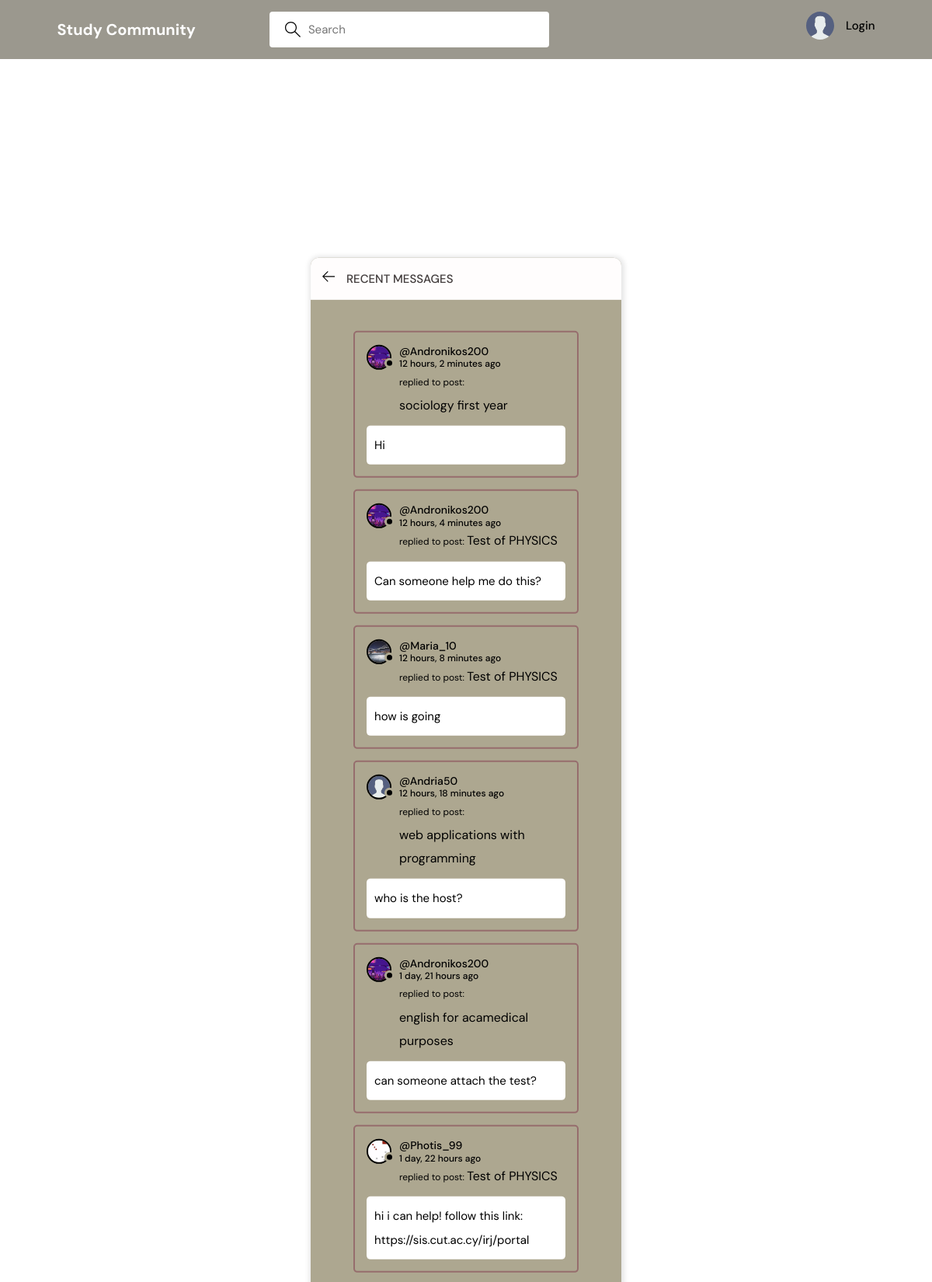
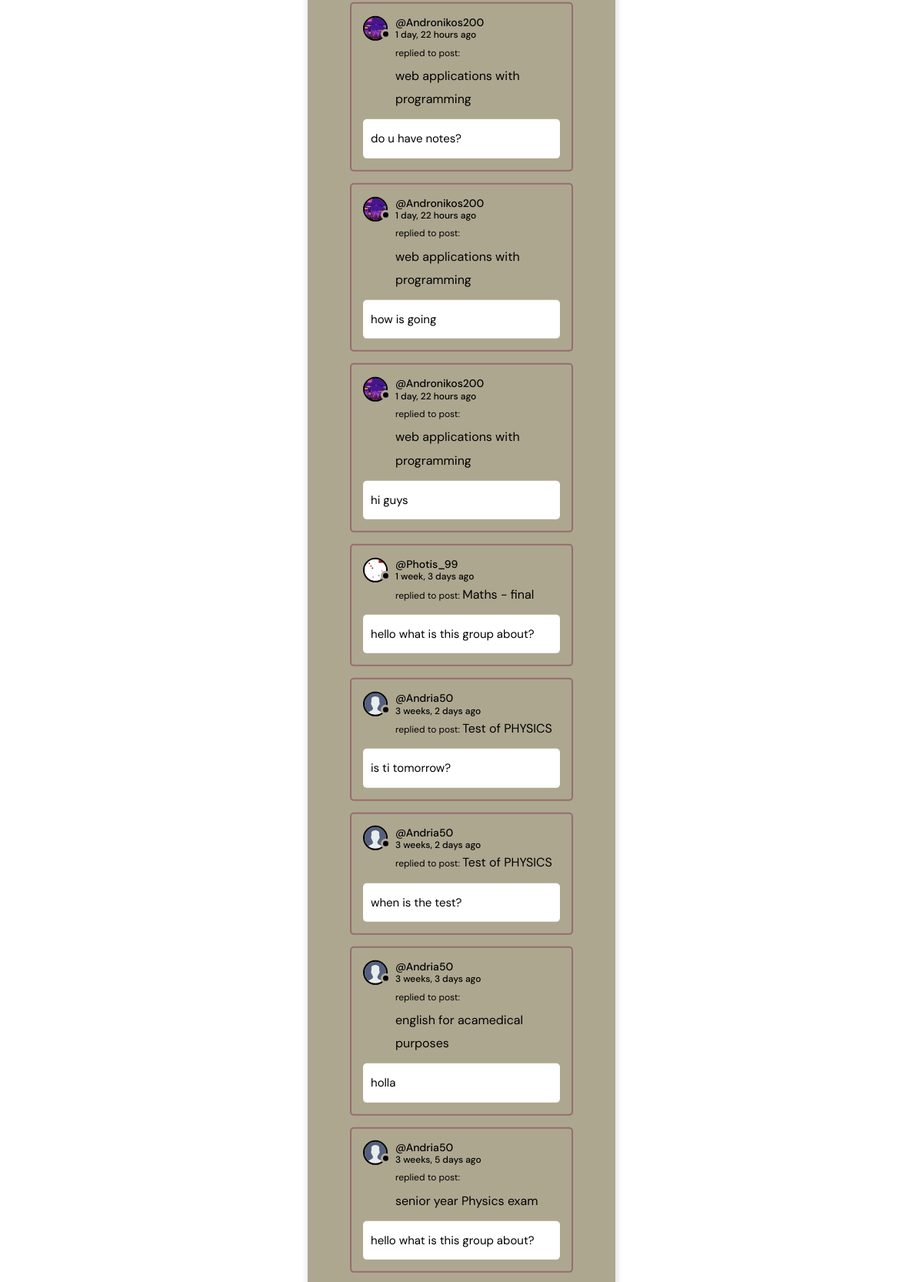
The page /activity/ (upper part) on the database its author committed (2 pictures, top to bottom).
### app/models.py (models this page shows, shortened)
class Message(models.Model):
    user = models.ForeignKey(User, on_delete=models.CASCADE)
    room = models.ForeignKey(Room, on_delete=models.CASCADE)
    body = models.TextField()
    updated = models.DateTimeField(auto_now=True)
    created = models.DateTimeField(auto_now_add=True)
    class Meta:
        ordering = ['-updated', '-created']

class User(AbstractUser):
    name = models.CharField(max_length=200, null=True)
    email = models.EmailField(unique=True, null=True)
    bio = models.TextField(null=True)
    avatar = models.ImageField(null=True, default="avatar.png")
    USERNAME_FIELD = 'username'
    REQUIRED_FIELDS = []

class Room(models.Model):
    host = models.ForeignKey(User, on_delete=models.SET_NULL, null=True)
    topic = models.ForeignKey(Topic, on_delete=models.SET_NULL, null=True)
    name = models.CharField(max_length=200)
    description = models.TextField(null=True, blank=True)
    participants = models.ManyToManyField(
        User, related_name='participants', blank=True)
    updated = models.DateTimeField(auto_now=True)
    created = models.DateTimeField(auto_now_add=True)
    class Meta:
        ordering = ['-updated', '-created']
    def __str__(self):
        return self.name

### app/views.py (the view)
# urls.py: path('activity/', views.activityPage, name="activity"),
def activityPage(request):
    room_messages = Message.objects.all()
    return render(request, 'app/activity.html', {'room_messages': room_messages})

### app/templates/app/activity.html (shortened to what this page needs)
{% extends 'main.html' %}
{% block content %}
<main class="layout">
  <div class="container">
    <div class="layout__box">
      <div class="layout__boxHeader">
        <div class="layout__boxTitle">
          <a href="{% url 'home' %}">
            <svg version="1.1"   width="32" height="32" viewBox="0 0 32 32">
              <title>arrow-left</title>
              <path
                d="M13.723 2.286l-13.723 13.714 13.719 13.714 1.616-1.611-10.96-10.96h27.625v-2.286h-27.625l10.965-10.965-1.616-1.607z">
              </path>
              </path>
            </svg>
          </a>
          <h3>Recent Messages</h3>
        </div>
      </div>
      <div class="activities-page layout__body">
        {% for message in room_messages %}
        <div class="activities__box">
          <div class="activities__boxHeader roomListRoom__header">
            <a href="{% url 'user-profile' message.user.id %}" class="roomListRoom__author">
              <div class="avatar avatar--small">
                <img src="{{message.user.avatar.url}}" />
              </div>
              <p>
                @{{message.user}}
                <span>{{message.created|timesince}} ago</span>
              </p>
            </a>
          </div>
          <div class="activities__boxContent">
            <p>replied to post:
              <a href="{% url 'room' message.room.id %}">{{message.room}}</a></p>
            <div class="activities__boxRoomContent">
              {{message.body}}
            </div>
          </div>
        </div>
        {% endfor %}
      </div>
    </div>
  </div>
</main>
{% endblock content %}

### static/styles/style.css (style rules this page uses)
:root { --color-main: #000000; --color-main-light: #9ecad5; --color-dark: #ada790; --color-dark-medium: #fff; --color-dark-light: #ffffff; --color-light: #ffffff; --color-gray: #000000; --color-light-gray: #000; --color-bg: #ffffff; --color-success: #5dd693; --color-error: #fc4b0b; }
* { font-family: "DM Sans", -apple-system, BlinkMacSystemFont, "Segoe UI", Roboto, Oxygen, Ubuntu, Cantarell, "Open Sans", "Helvetica Neue", sans-serif; margin: 0; padding: 0; box-sizing: border-box; text-rendering: optimizeLegibility; font-size: inherit; }
html { font-size: 56.25%; }
@media only screen and (min-width: 1200px) { html { font-size: 62.5%; } }
body { line-height: 1.6; font-weight: 400; font-size: 1.5rem; color: var(--color-light-gray); background-image: url(/static/images/bg_1.png); background-repeat: no-repeat; background-size:cover; min-height: 100vh; }
img { width: 100%; }
a { display: inline-block; color:var(--color-main); text-decoration: none; }
.container { max-width: 120rem; width: 90%; margin: auto; }
.avatar { position: relative; display: inline-block; border-radius: 50%; border: 2px solid var(--color-main); }
.avatar img { display: block; border-radius: 50%; object-fit: cover; object-position: center; }
.avatar::after { content: ""; display: block; position: absolute; background-color: var(--color-gray); z-index: 111; border-radius: 50%; border: 0.3rem solid var(--color-dark); }
.avatar.avatar--small img { width: 2.8rem; height: 2.8rem; }
.avatar.avatar--small:after { width: 0.7rem; height: 0.7rem; bottom: 0px; right: -6px; }
.layout { margin-top: 2.4rem; }
.layout > .container { display: flex; justify-content: space-between; align-items: flex-start; }
.layout__box { width: 90%; max-width:40rem; min-height: 40rem; position: absolute; top: 50%; left: 50%; transform: translate(-50%, -46%); background-color: var(--color-dark); border-radius: 1rem; box-shadow: 1px 1px 6px 3px rgba(0, 0, 0, 0.1); overflow: hidden; }
.layout__boxHeader { display: flex; padding: 1.5rem; background-color: #fffdfd; }
.layout__boxTitle { display: flex; gap: 1.5rem; align-items: center; }
.layout__boxTitle h3 { text-transform: uppercase; font-weight: 500; color: rgb(65, 59, 59); }
.layout__boxTitle svg { width: 1.6rem; height: 1.6rem; fill: var(--color-main); }
.layout__body { margin: 4rem; line-height: 0.8cm; }
.roomListRoom__header { display: flex; justify-content: space-between; align-items: center; }
.roomListRoom__author { font-weight: 500; display: flex; align-items: center; gap: 1rem; }
.activities__box { margin: 1.5rem; padding: 1.5rem; border: 2px solid #966d6d; border-radius: 5px; }
.activities__boxHeader p { font-size: 1.4rem; line-height: 1.3; }
.activities__boxHeader p span { color: var(--color-gray); font-size: 1.2rem; display: block; }
.activities__boxContent { margin-left: 4.2rem; }
.activities__boxContent p { font-size: 1.2rem; }
.activities__boxContent a { font-size: 1.6rem; }
.activities__boxRoomContent { background: var(--color-bg); padding: 1rem; border-radius: 5px; margin-top: 1rem; margin-left: -4.2rem; }

### rows shown on the page
Message: user.avatar (picture), user "Andronikos200", created "12 hours, 2 minutes", room "sociology first year", body "Hi"
Message: user.avatar (picture), user "Andronikos200", created "12 hours, 4 minutes", room "Test of PHYSICS", body "Can someone help me do this?"
Message: user.avatar (picture), user "Maria_10", created "12 hours, 8 minutes", room "Test of PHYSICS", body "how is going"
Message: user.avatar (placeholder picture), user "Andria50", created "12 hours, 18 minutes", room "web applications with programming", body "who is the host?"
Message: user.avatar (picture), user "Andronikos200", created "1 day, 21 hours", room "english for acamedical purposes", body "can someone attach the test?"
Message: user.avatar (picture), user "Photis_99", created "1 day, 22 hours", room "Test of PHYSICS", body "hi i can help! follow this link: https://sis.cut.ac.cy/irj/portal"
Message: user.avatar (picture), user "Andronikos200", created "1 day, 22 hours", room "web applications with programming", body "do u have notes?"
Message: user.avatar (picture), user "Andronikos200", created "1 day, 22 hours", room "web applications with programming", body "how is going"
Message: user.avatar (picture), user "Andronikos200", created "1 day, 22 hours", room "web applications with programming", body "hi guys"
Message: user.avatar (picture), user "Photis_99", created "1 week, 3 days", room "Maths - final", body "hello what is this group about?"
Message: user.avatar (placeholder picture), user "Andria50", created "3 weeks, 2 days", room "Test of PHYSICS", body "is ti tomorrow?"
Message: user.avatar (placeholder picture), user "Andria50", created "3 weeks, 2 days", room "Test of PHYSICS", body "when is the test?"
Message: user.avatar (placeholder picture), user "Andria50", created "3 weeks, 3 days", room "english for acamedical purposes", body "holla"
Message: user.avatar (placeholder picture), user "Andria50", created "3 weeks, 5 days", room "senior year Physics exam", body "hello what is this group about?"
